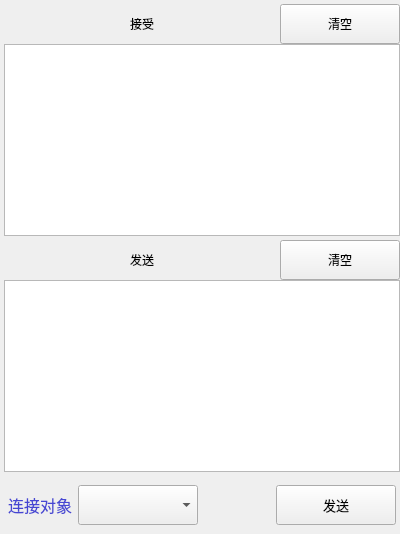
              <widget class="QWidget" name="widget_244" native="true">
               <property name="minimumSize">
                <size>
                 <width>400</width>
                 <height>0</height>
                </size>
               </property>
               <layout class="QVBoxLayout" name="verticalLayout_3" stretch="0,0,0">
                <property name="spacing">
                 <number>0</number>
                </property>
                <property name="leftMargin">
                 <number>4</number>
                </property>
                <property name="topMargin">
                 <number>4</number>
                </property>
                <property name="rightMargin">
                 <number>0</number>
                </property>
                <property name="bottomMargin">
                 <number>0</number>
                </property>
                <item>
                 <widget class="QWidget" name="widget" native="true">
                  <layout class="QGridLayout" name="gridLayout_8">
                   <property name="leftMargin">
                    <number>0</number>
                   </property>
                   <property name="topMargin">
                    <number>0</number>
                   </property>
                   <property name="rightMargin">
                    <number>0</number>
                   </property>
                   <property name="bottomMargin">
                    <number>4</number>
                   </property>
                   <property name="spacing">
                    <number>0</number>
                   </property>
                   <item row="1" column="0" colspan="2">
                    <widget class="QTextEdit" name="textEdit_Recieve">
                     <property name="lineWrapMode">
                      <enum>QTextEdit::NoWrap</enum>
                     </property>
                     <property name="html">
                      <string>&lt;!DOCTYPE HTML PUBLIC &quot;-//W3C//DTD HTML 4.0//EN&quot; &quot;http://www.w3.org/TR/REC-html40/strict.dtd&quot;&gt;
&lt;html&gt;&lt;head&gt;&lt;meta name=&quot;qrichtext&quot; content=&quot;1&quot; /&gt;&lt;style type=&quot;text/css&quot;&gt;
p, li { white-space: pre-wrap; }
&lt;/style&gt;&lt;/head&gt;&lt;body style=&quot; font-family:'SimSun'; font-size:9pt; font-weight:400; font-style:normal;&quot;&gt;
&lt;p style=&quot;-qt-paragraph-type:empty; margin-top:0px; margin-bottom:0px; margin-left:0px; margin-right:0px; -qt-block-indent:0; text-indent:0px;&quot;&gt;&lt;br /&gt;&lt;/p&gt;&lt;/body&gt;&lt;/html&gt;</string>
                     </property>
                    </widget>
                   </item>
                   <item row="0" column="0">
                    <widget class="QLabel" name="label_2">
                     <property name="minimumSize">
                      <size>
                       <width>0</width>
                       <height>40</height>
                      </size>
                     </property>
                     <property name="text">
                      <string>接受</string>
                     </property>
                     <property name="alignment">
                      <set>Qt::AlignCenter</set>
                     </property>
                    </widget>
                   </item>
                   <item row="0" column="1">
                    <widget class="QPushButton" name="BtnClearRecieve">
                     <property name="sizePolicy">
                      <sizepolicy hsizetype="Fixed" vsizetype="Preferred">
                       <horstretch>0</horstretch>
                       <verstretch>0</verstretch>
                      </sizepolicy>
                     </property>
                     <property name="minimumSize">
                      <size>
                       <width>120</width>
                       <height>40</height>
                      </size>
                     </property>
                     <property name="text">
                      <string>清空</string>
                     </property>
                    </widget>
                   </item>
                  </layout>
                 </widget>
                </item>
                <item>
                 <widget class="QWidget" name="widget_288" native="true">
                  <layout class="QGridLayout" name="gridLayout_9">
                   <property name="leftMargin">
                    <number>0</number>
                   </property>
                   <property name="topMargin">
                    <number>0</number>
                   </property>
                   <property name="rightMargin">
                    <number>0</number>
                   </property>
                   <property name="bottomMargin">
                    <number>4</number>
                   </property>
                   <property name="spacing">
                    <number>0</number>
                   </property>
                   <item row="1" column="0" colspan="3">
                    <widget class="QTextEdit" name="textEdit_Send">
                     <property name="lineWrapMode">
                      <enum>QTextEdit::NoWrap</enum>
                     </property>
                    </widget>
                   </item>
                   <item row="0" column="2">
                    <widget class="QPushButton" name="BtnSend">
                     <property name="sizePolicy">
                      <sizepolicy hsizetype="Fixed" vsizetype="Preferred">
                       <horstretch>0</horstretch>
                       <verstretch>0</verstretch>
                      </sizepolicy>
                     </property>
                     <property name="minimumSize">
                      <size>
                       <width>120</width>
                       <height>40</height>
                      </size>
                     </property>
                     <property name="text">
                      <string>清空</string>
                     </property>
                    </widget>
                   </item>
                   <item row="0" column="0" colspan="2">
                    <widget class="QLabel" name="label_13">
                     <property name="minimumSize">
                      <size>
                       <width>0</width>
                       <height>40</height>
                      </size>
                     </property>
                     <property name="text">
                      <string>发送</string>
                     </property>
                     <property name="alignment">
                      <set>Qt::AlignCenter</set>
                     </property>
                    </widget>
                   </item>
                  </layout>
                 </widget>
                </item>
                <item>
                 <widget class="QWidget" name="WidgetCommunication" native="true">
                  <layout class="QHBoxLayout" name="Communication_Layout">
                   <property name="leftMargin">
                    <number>4</number>
                   </property>
                   <property name="rightMargin">
                    <number>4</number>
                   </property>
                   <item>
                    <widget class="QLabel" name="label_ConnectedOBJ">
                     <property name="font">
                      <font>
                       <family>微软雅黑</family>
                       <pointsize>12</pointsize>
                      </font>
                     </property>
                     <property name="styleSheet">
                      <string notr="true">color: rgba(0, 0, 200,180);
border:none;</string>
                     </property>
                     <property name="text">
                      <string>连接对象</string>
                     </property>
                    </widget>
                   </item>
                   <item>
                    <widget class="QComboBox" name="ConnectedOBJ">
                     <property name="sizePolicy">
                      <sizepolicy hsizetype="Preferred" vsizetype="Preferred">
                       <horstretch>0</horstretch>
                       <verstretch>0</verstretch>
                      </sizepolicy>
                     </property>
                     <property name="minimumSize">
                      <size>
                       <width>120</width>
                       <height>30</height>
                      </size>
                     </property>
                     <property name="maximumSize">
                      <size>
                       <width>16777215</width>
                       <height>16777215</height>
                      </size>
                     </property>
                     <property name="font">
                      <font>
                       <family>微软雅黑</family>
                       <pointsize>10</pointsize>
                      </font>
                     </property>
                    </widget>
                   </item>
                   <item>
                    <spacer name="horizontalSpacer_8">
                     <property name="orientation">
                      <enum>Qt::Horizontal</enum>
                     </property>
                     <property name="sizeHint" stdset="0">
                      <size>
                       <width>40</width>
                       <height>20</height>
                      </size>
                     </property>
                    </spacer>
                   </item>
                   <item>
                    <widget class="QPushButton" name="btnSendMsg">
                     <property name="sizePolicy">
                      <sizepolicy hsizetype="Preferred" vsizetype="Preferred">
                       <horstretch>0</horstretch>
                       <verstretch>0</verstretch>
                      </sizepolicy>
                     </property>
                     <property name="minimumSize">
                      <size>
                       <width>120</width>
                       <height>40</height>
                      </size>
                     </property>
                     <property name="font">
                      <font>
                       <family>微软雅黑</family>
                       <pointsize>10</pointsize>
                      </font>
                     </property>
                     <property name="text">
                      <string>发送</string>
                     </property>
                    </widget>
                   </item>
                  </layout>
                 </widget>
                </item>
               </layout>
              </widget>
